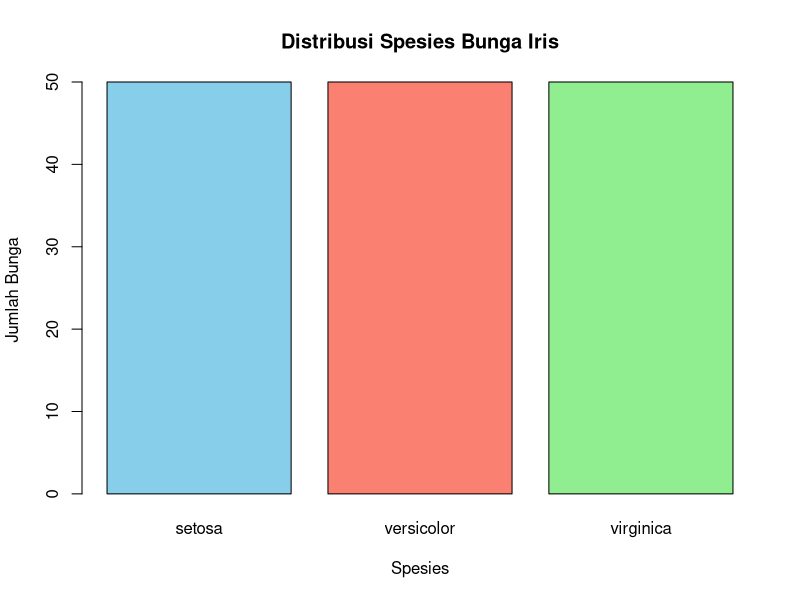
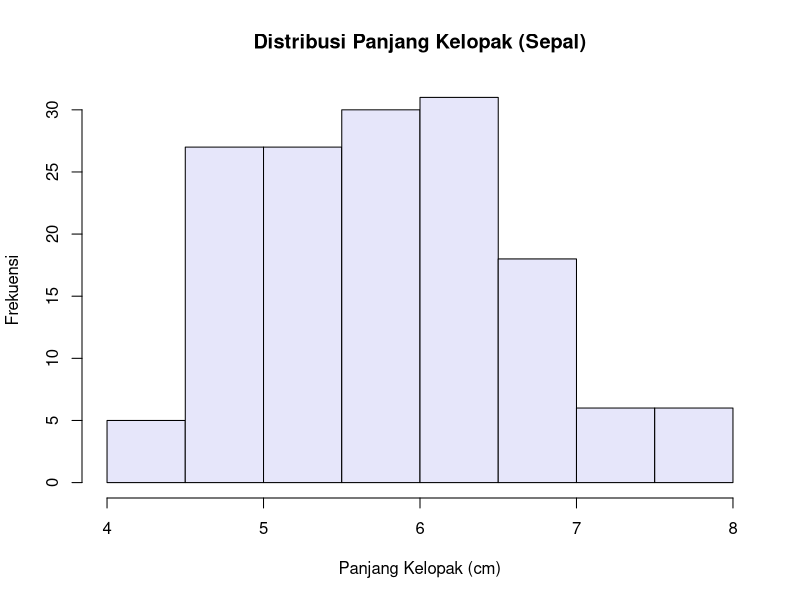

Recreate these plots in R, in order.
## ---- chunk 1
# Operasi dasar
2 * (5 + 3)

# Menyimpan hasil ke variabel
lebar_kelopak <- 2.5
panjang_kelopak <- 4.5
luas_kelopak <- lebar_kelopak * panjang_kelopak
luas_kelopak
## ---- chunk 2
# Vector berisi data numerik (lebar kelopak dari 3 bunga)
kumpulan_lebar <- c(2.5, 3.1, 2.8)
kumpulan_lebar

# Vector berisi data teks/karakter (nama spesies)
kumpulan_spesies <- c("setosa", "versicolor", "virginica")
kumpulan_spesies
## ---- chunk 3
# Memuat dataset (sebenarnya sudah aktif, tapi ini cara memastikannya)
data("iris")

# Melihat 6 baris pertama dari data
head(iris)
## ---- chunk 4
# Melihat struktur data: jumlah baris, kolom, nama kolom, dan tipe datanya
str(iris)
## ---- chunk 5
summary(iris)
## ---- chunk 6
# Rata-rata panjang kelopak (Sepal.Length)
mean(iris$Sepal.Length)

# Standar deviasi panjang kelopak
sd(iris$Sepal.Length)

# Nilai minimum dan maksimum
min(iris$Sepal.Length)
max(iris$Sepal.Length)
## ---- chunk 7
# Membuat data frame baru yang hanya berisi spesies 'virginica'
iris_virginica <- subset(iris, Species == "virginica")

# Melihat 6 baris pertama dari data baru kita
head(iris_virginica)
## ---- chunk 8
# Membuat data frame baru yang hanya berisi bunga dengan Sepal.Length > 7.0
iris_panjang <- subset(iris, Sepal.Length > 7.0)

# Melihat hasilnya
iris_panjang
## ---- chunk 9
tabel_spesies <- table(iris$Species)
tabel_spesies
## ---- chunk 10
barplot(tabel_spesies, 
        main = "Distribusi Spesies Bunga Iris",
        xlab = "Spesies",
        ylab = "Jumlah Bunga",
        col = c("skyblue", "salmon", "lightgreen"))
## ---- chunk 11
hist(iris$Sepal.Length,
     main = "Distribusi Panjang Kelopak (Sepal)",
     xlab = "Panjang Kelopak (cm)",
     ylab = "Frekuensi",
     col = "lavender")
